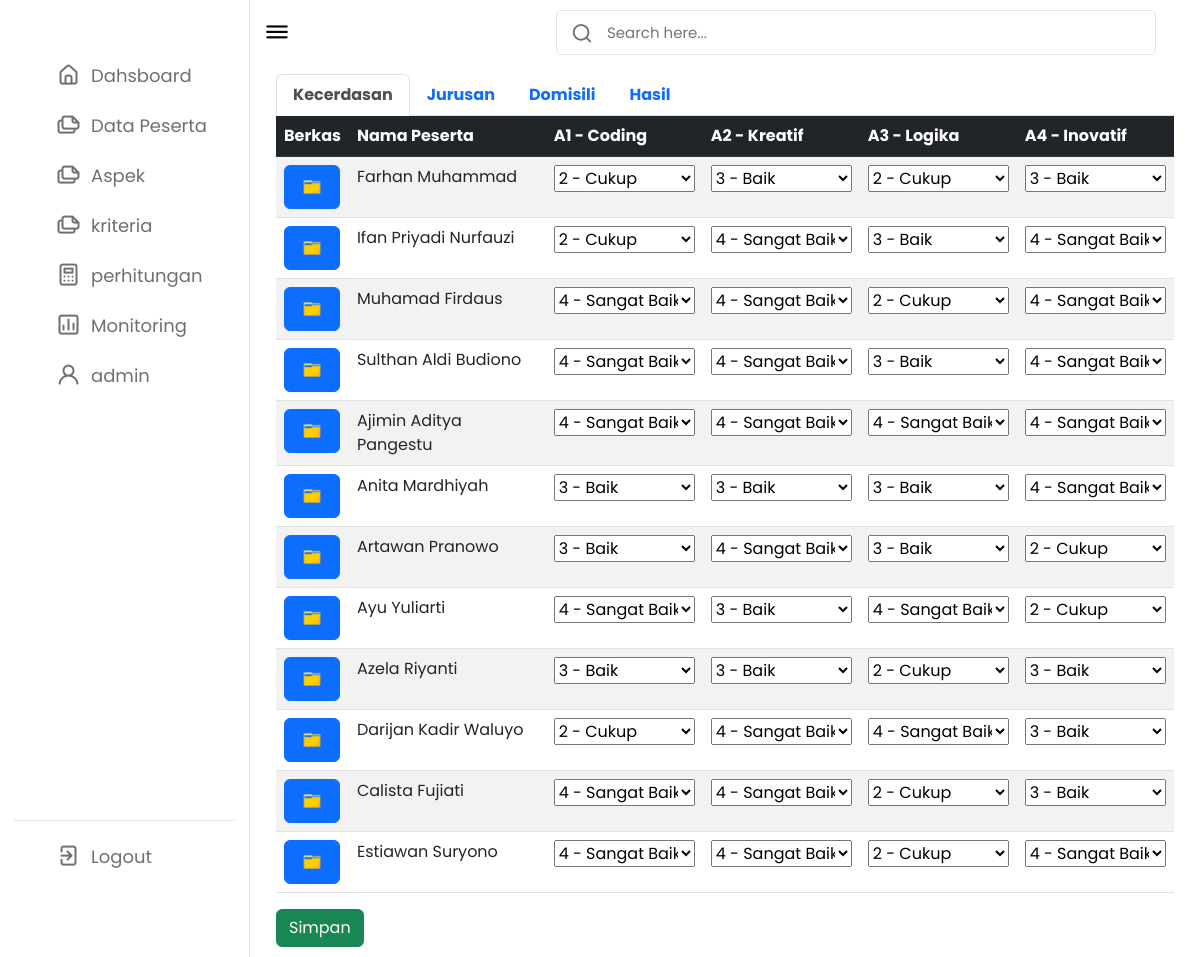
The app's page /home.php?page=profile (signed in) with its own data.
### tables this page shows
CREATE TABLE `peserta` (
  `id_peserta` int(10) NOT NULL,
  `nama_peserta` varchar(50) NOT NULL,
  `tlp` varchar(20) NOT NULL,
  `email` varchar(50) NOT NULL,
  `universitas` varchar(50) NOT NULL,
  `berkas` longtext NOT NULL,
  `status` int(10) NOT NULL DEFAULT 0
);

### profile.php (the view, shortened to what this page needs)
<link href="https://cdn.jsdelivr.net/npm/bootstrap@5.2.3/dist/css/bootstrap.min.css" rel="stylesheet">
<div class="container" style="padding-top: 4rem;">
  <form class="form-kecerdasan" method="post" action="" role="form">
    <ul class="nav nav-tabs" id="myTab" role="tablist" style="font-weight: bold;">
      <li class="nav-item" role="presentation">
        <button class="nav-link active" id="home-tab" data-bs-toggle="tab" data-bs-target="#home-tab-pane" type="button" role="tab" aria-controls="home-tab-pane" aria-selected="true">Kecerdasan</button>
      </li>
      <li class="nav-item" role="presentation">
        <button class="nav-link" id="profile-tab" data-bs-toggle="tab" data-bs-target="#profile-tab-pane" type="button" role="tab" aria-controls="profile-tab-pane" aria-selected="false">Jurusan</button>
      </li>
      <li class="nav-item" role="presentation">
        <button class="nav-link" id="contact-tab" data-bs-toggle="tab" data-bs-target="#contact-tab-pane" type="button" role="tab" aria-controls="contact-tab-pane" aria-selected="false">Domisili</button>
      </li>
      <li class="nav-item" role="presentation">
        <button class="nav-link" id="hasil-tab" data-bs-toggle="tab" data-bs-target="#hasil-tab-pane" type="button" role="tab" aria-controls="hasil-tab-pane" aria-selected="false">Hasil</button>
      </li>
    </ul>
    <div class="tab-content" id="myTabContent">
      <div class="tab-pane fade show active" id="home-tab-pane" role="tabpanel" aria-labelledby="home-tab" tabindex="0">
        <table class="table table-striped">
          <thead class="table-dark">
            <tr>
              <th>Berkas</th>
              <th>Nama Peserta</th>
              <th>A1 - Coding</th>
              <th>A2 - Kreatif</th>
              <th>A3 - Logika</th>
              <th>A4 - Inovatif</th>
            </tr>
          </thead>
          <tbody>
            <?php
            $query = "SELECT mp.id_peserta,mp.nama_peserta,pm.A1,pm.A2,pm.A3,pm.A4 FROM peserta mp left JOIN (SELECT * FROM( select id_peserta,sum( if(id_faktor=1,value,0) ) as 'A1',sum( if(id_faktor=2,value,0) ) as 'A2',sum( if(id_faktor=3,value,0) ) as 'A3',sum( if(id_faktor=4,value,0) ) as 'A4' from pm_sample group by id_peserta)tbl) pm on mp.id_peserta =pm.id_peserta";
            $sql = mysqli_query($koneksi, $query);
            if (mysqli_num_rows($sql) > 0) {
              while ($row = mysqli_fetch_array($sql)) {
            ?>
                <tr>
                  <td><a href="view-pdf.php?id_peserta=<?php echo $row['id_peserta'] ?>" target="_blank" class="btn btn-primary" tittle="lihat berkas">
                      <img src="images/file.png" width="30px" height="30px"></a></td>
                  <td><?php echo $row['nama_peserta']; ?></td>
                  <td>
                    <select class="custom-select d-block w-100" name="<?php echo $row['id_peserta'] ?>_A1">
                      <option value="2" <?php echo $row['A1'] == 2 ? "selected=selected" : ""; ?>>2 - Cukup</option>
                      <option value="3" <?php echo $row['A1'] == 3 ? "selected=selected" : ""; ?>>3 - Baik</option>
                      <option value="4" <?php echo $row['A1'] == 4 ? "selected=selected" : ""; ?>>4 - Sangat Baik</option>
                    </select>
                  </td>
                  <td>
                    <select class="custom-select d-block w-100" name="<?php echo $row['id_peserta'] ?>_A2">
                      <option value="3" <?php echo $row['A2'] == 3 ? "selected=selected" : ""; ?>>3 - Baik</option>
                      <option value="4" <?php echo $row['A2'] == 4 ? "selected=selected" : ""; ?>>4 - Sangat Baik</option>
                    </select>
                  </td>
                  <td>
                    <select class="custom-select d-block w-100" name="<?php echo $row['id_peserta'] ?>_A3">
                      <option value="2" <?php echo $row['A3'] == 2 ? "selected=selected" : ""; ?>>2 - Cukup</option>
                      <option value="3" <?php echo $row['A3'] == 3 ? "selected=selected" : ""; ?>>3 - Baik</option>
                      <option value="4" <?php echo $row['A3'] == 4 ? "selected=selected" : ""; ?>>4 - Sangat Baik</option>
                    </select>
                  </td>
                  <td>
                    <select class="custom-select d-block w-100" name="<?php echo $row['id_peserta'] ?>_A4">
                      <option value="2" <?php echo $row['A4'] == 2 ? "selected=selected" : ""; ?>>2 - Cukup</option>
                      <option value="3" <?php echo $row['A4'] == 3 ? "selected=selected" : ""; ?>>3 - Baik</option>
                      <option value="4" <?php echo $row['A4'] == 4 ? "selected=selected" : ""; ?>>4 - Sangat Baik</option>
                    </select>
                  </td>
                </tr>
            <?php
              }
            }
            ?>
          </tbody>
        </table>
        <button class="btn btn-success" type="submit" id="Simpan_kecerdasan" name="Simpan_kecerdasan">Simpan</button>
      </div>
    </div>
  </form>
</div>

### css1/admin.css (style rules this page uses)
* { margin: 0; padding: 0; box-sizing: border-box; font-family: 'Poppins', sans-serif; }
:root { --primary-color: #0E4BF1; --panel-color: #FFF; --text-color: #000; --black-light-color: #707070; --border-color: #e6e5e5; --toggle-color: #DDD; --box1-color: #4DA3FF; --box2-color: #FFE6AC; --box3-color: #E7D1FC; --title-icon-color: #fff; --tran-05: all 0.5s ease; --tran-03: all 0.3s ease; --tran-03: all 0.2s ease; }
body { min-height: 100vh; background-color: var(--primary-color); }

### records on screen
peserta: nama_peserta "Farhan Muhammad", id_peserta "2 - Cukup", id_peserta "3 - Baik"
peserta: nama_peserta "Ifan Priyadi Nurfauzi", id_peserta "2 - Cukup", id_peserta "4 - Sangat Baik", id_peserta "3 - Baik"
peserta: nama_peserta "Muhamad Firdaus", id_peserta "4 - Sangat Baik", id_peserta "2 - Cukup"
peserta: nama_peserta "Sulthan Aldi Budiono", id_peserta "4 - Sangat Baik", id_peserta "3 - Baik"
peserta: nama_peserta "Ajimin Aditya Pangestu", id_peserta "4 - Sangat Baik"
peserta: nama_peserta "Anita Mardhiyah", id_peserta "3 - Baik", id_peserta "4 - Sangat Baik"
peserta: nama_peserta "Artawan Pranowo", id_peserta "3 - Baik", id_peserta "4 - Sangat Baik", id_peserta "2 - Cukup"
peserta: nama_peserta "Ayu Yuliarti", id_peserta "4 - Sangat Baik", id_peserta "3 - Baik", id_peserta "2 - Cukup"
peserta: nama_peserta "Azela Riyanti", id_peserta "3 - Baik", id_peserta "2 - Cukup"
peserta: nama_peserta "Darijan Kadir Waluyo", id_peserta "2 - Cukup", id_peserta "4 - Sangat Baik", id_peserta "3 - Baik"
peserta: nama_peserta "Calista Fujiati", id_peserta "4 - Sangat Baik", id_peserta "2 - Cukup", id_peserta "3 - Baik"
peserta: nama_peserta "Estiawan Suryono", id_peserta "4 - Sangat Baik", id_peserta "2 - Cukup"

### other values on screen
$_SESSION['nama'] "admin"
